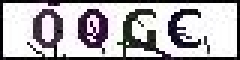
#> input picture 1.jpg, 80 x 20 px (shown 3 times larger)
$ python imgreg.py
#> lines starting #> are read from the running program, lines starting #| are printed output that depends on the picture
from PIL import Image
import pytesseract

def getImage():
    fileName = '1.jpg'
    img = Image.open(fileName)
#> img is the input picture: PIL image 80x20 RGB; mean R, G, B 174.7, 171.2, 175.4
    print('未转化前的: ', img.mode, img.format)
#| 未转化前的:  RGB JPEG
    return img

def convert_Image(img, standard=127.5):
#> called with standard = 127.5
    image = img.convert('L')

    pixels = image.load()
    for x in range(image.width):
        for y in range(image.height):
            if pixels[x, y] > standard:
                pixels[x, y] = 255
            else:
                pixels[x, y] = 0
    return image

def change_Image_to_text(img):
    testdata_dir_config = r'--tessdata-dir "C:\Program Files (x86)\Tesseract-OCR\tessdata"'
    textCode = pytesseract.image_to_string(img, lang='eng', config=testdata_dir_config)
    # todo 去掉非法字符，只保留字母数字
    return textCode

def main():
    img = convert_Image(getImage())
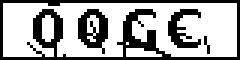
#> img: PIL image 80x20 L (shown 3 times larger); 65.8% white; black in thin lines or dots
    img.save('2.jpg')
    print('识别的结果：', change_Image_to_text(img))

if __name__ == '__main__':
#> (the run stopped early here; a loop or call above may not have finished)
